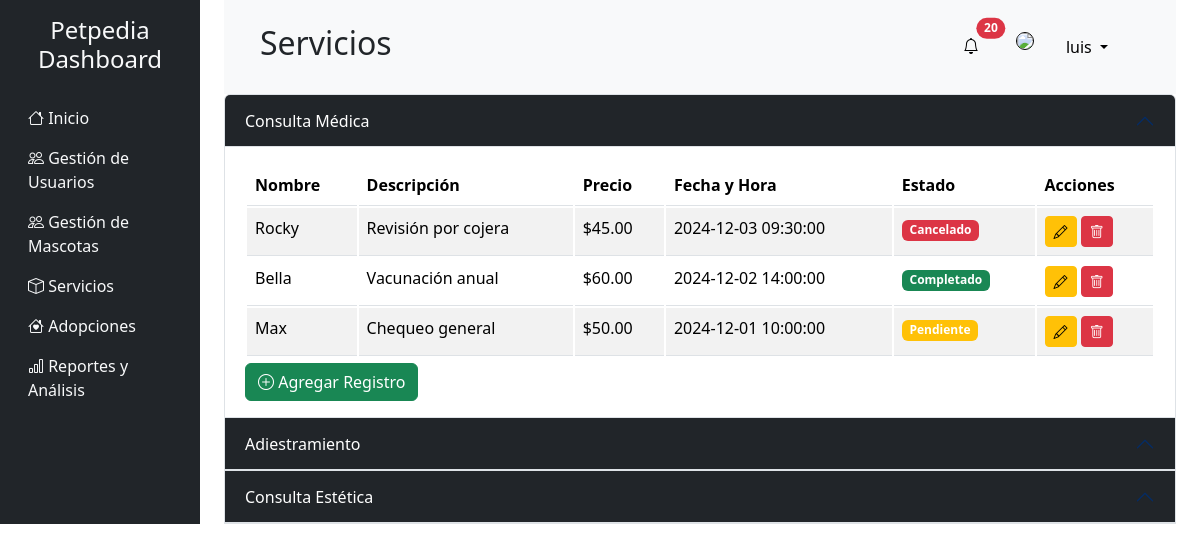
Screenshot of /services.php (signed in) with the database file from the repository.
### tables this page shows
CREATE TABLE appointments (
    appointment_id INT NOT NULL AUTO_INCREMENT,
    pet_id INT,
    user_id INT NOT NULL,
    service_id INT NOT NULL,
    professional_id INT,
    appointment_date DATETIME NOT NULL,
    price DECIMAL(10, 2),
    notes TEXT,
    status_id INT,
    created_at DATETIME DEFAULT CURRENT_TIMESTAMP,
    PRIMARY KEY (appointment_id),
    FOREIGN KEY (status_id) REFERENCES statuses(status_id),
    FOREIGN KEY (pet_id) REFERENCES pets(pet_id),
    FOREIGN KEY (user_id) REFERENCES users(user_id),
    FOREIGN KEY (service_id) REFERENCES services(service_id),
    FOREIGN KEY (professional_id) REFERENCES professionals(professional_id)
);

CREATE TABLE pets (
    pet_id INT NOT NULL AUTO_INCREMENT,
    name VARCHAR(100) NOT NULL,
    img VARCHAR(100),
    species VARCHAR(50),
    breed VARCHAR(50),
    birth_date DATE,
    main_image_url VARCHAR(255),
    status_id INT,
    PRIMARY KEY (pet_id),
    FOREIGN KEY (status_id) REFERENCES statuses(status_id)
);

### services.php (the view, shortened to what this page needs)
<?php
  include "./php/conexion.php";
  $sql = "SELECT
            a.appointment_id,
            a.pet_id,
            a.service_id,
            a.appointment_date,
            a.price,
            a.status_id,
            a.notes,
            p.name AS pet_name
        FROM appointments a
        INNER JOIN pets p ON a.pet_id = p.pet_id
        ORDER BY a.appointment_id DESC";
  $res=$conexion->query($sql)or die($conexion->error);
?>
<!DOCTYPE html>
<html lang="en">
  <head>
    <link
      href="https://cdn.jsdelivr.net/npm/bootstrap@5.3.2/dist/css/bootstrap.min.css"
      rel="stylesheet"
    />
    <link
      href="https://cdn.jsdelivr.net/npm/bootstrap-icons/font/bootstrap-icons.css"
      rel="stylesheet"
    />
  </head>
  <body>
    <div class="container-fluid">
      <div class="row">
        <?php include "./layouts/aside.php" ?>
        <main class="col-md-9 ms-sm-auto col-lg-10 px-md-4">
        <?php include "./layouts/header.php" ?>
          <div class="accordion accordion-dark" id="servicesAccordion">
            <div class="accordion-item">
              <h2 class="accordion-header" id="headingConsultaMedica">
                <button
                  class="accordion-button bg-dark text-white"
                  type="button"
                  data-bs-toggle="collapse"
                  data-bs-target="#collapseConsultaMedica"
                  aria-expanded="true"
                  aria-controls="collapseConsultaMedica"
                >
                  Consulta Médica
                </button>
              </h2>
              <div
                id="collapseConsultaMedica"
                class="accordion-collapse collapse show"
                aria-labelledby="headingConsultaMedica"
                data-bs-parent="#servicesAccordion"
              >
              <div class="accordion-body">
      <div style="max-height: 200px; overflow-y: auto;">
      <table class="table table-striped" style="position: relative; border-collapse: separate;">
      <thead style="position: sticky; top: 0; background-color: #fff; z-index: 1;">
            <tr>
              <th>Nombre</th>
              <th>Descripción</th>
              <th>Precio</th>
              <th>Fecha y Hora</th>
              <th>Estado</th>
              <th>Acciones</th>
            </tr>
          </thead>
          <tbody>
            <?php
            while ($fila = mysqli_fetch_array($res)) {
              if ($fila['service_id'] == 1) {
            ?>
              <tr>
                <td><?php echo $fila['pet_name']; ?></td>
                <td><?php echo $fila['notes']; ?></td>
                <td>$<?php echo $fila['price']; ?></td>
                <td><?php echo $fila['appointment_date']; ?></td>
                <td>
                  <?php
                  if ($fila['status_id'] == 2) {
                    echo '<span class="badge bg-warning">Pendiente</span>';
                  } elseif ($fila['status_id'] == 3) {
                    echo '<span class="badge bg-success">Completado</span>';
                  } elseif ($fila['status_id'] == 4) {
                    echo '<span class="badge bg-danger">Cancelado</span>';
                  }
                  ?>
                </td>
                <td>
                  <button
                    class="btn btn-warning btn-sm"
                    data-bs-toggle="modal"
                    data-bs-target="#addModal"
                  >
                    <i class="bi bi-pencil"></i>
                  </button>
  <button class="btn btn-sm btn-danger btnEliminar"
  d         ata-id="<?php echo $fila['appointment_id']; ?>"
            data-table="appointments"
            data-column="appointment_id "
          data-bs-toggle="modal" data-bs-target="#deleteUserModal">
      <i class="bi bi-trash"></i>
  </button>
                </td>
              </tr>
            <?php
              }
            }mysqli_data_seek($res,0);
            ?>
          </tbody>
        </table>
      </div>
      <button
        class="btn btn-success"
        data-bs-toggle="modal"
        data-bs-target="#addModal"
      >
        <i class="bi bi-plus-circle"></i> Agregar Registro
      </button>
    </div>
  </div>
</div>
            <div class="accordion-item">
  <h2 class="accordion-header" id="headingAdiestramiento">
    <button
      class="accordion-button bg-dark text-white"
      type="button"
      data-bs-toggle="collapse"
      data-bs-target="#collapseAdiestramiento"
      aria-expanded="false"
      aria-controls="collapseAdiestramiento"
    >
      Adiestramiento
    </button>
  </h2>
</div>
            <div class="accordion-item">
              <h2 class="accordion-header" id="headingConsultaEstetica">
                <button
                  class="accordion-button bg-dark text-white"
                  type="button"
                  data-bs-toggle="collapse"
                  data-bs-target="#collapseConsultaEstetica"
                  aria-expanded="false"
                  aria-controls="collapseConsultaEstetica"
                >
                  Consulta Estética
                </button>
              </h2>
</div>
        </main>
      </div>
    </div>
  </body>
</html>

### rows the page displays
appointments: pet.name "Rocky", notes "Revisión por cojera", price "45.00", appointment_date "2024-12-03 09:30:00", shows "Cancelado"
appointments: pet.name "Bella", notes "Vacunación anual", price "60.00", appointment_date "2024-12-02 14:00:00", shows "Completado"
appointments: pet.name "Max", notes "Chequeo general", price "50.00", appointment_date "2024-12-01 10:00:00", shows "Pendiente"

### other values shown
$title "Servicios"
$user['nombre'] "luis"
